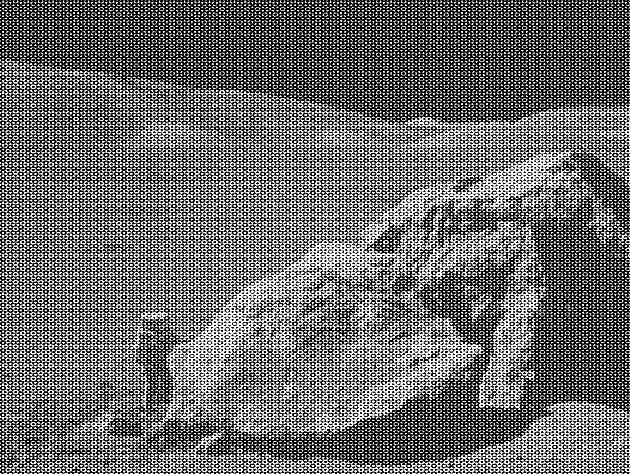
#> input picture images/moonlanding.png, 630 x 474 px, found by its file name
$ jupyter execute --allow-errors 09ex_numerical.ipynb   (shell and % lines are left out)
#> lines starting #> are read from the running program, lines starting #| are printed output that depends on the picture
1\. **2D minimization of a six-hump camelback function**

$$f(x,y) = \left(4-2.1x^2+\frac{x^4}{3} \right) x^2 +xy + (4y^2 -4)y^2$$

has multiple global and local minima.

- Find the global minima of this function
- How many global minima are there, and what is the function value at those points?
- What happens for an initial guess of $(x, y) = (0, 0)$?

Hints:

* Variables can be restricted to $-2 < x < 2$ and $-1 < y < 1$.
* Use `numpy.meshgrid()` and `pylab.imshow()` to find visually the regions.
* Use `scipy.optimize.minimize()`, optionally trying its optional arguments.

[cell 1]
import numpy as np
import matplotlib.pyplot as plt
from scipy import optimize
from pylab import *

## 1.
def f(U):
    return ((4-2.1*U[0]**2 + U[0]**4/3)*U[0]**2 + U[0]*U[1] + (4*U[1]**2-4)*U[1]**2)

x = np.linspace(-2, 2, 100)
y = np.linspace(-1, 1, 100)

X, Y = np.meshgrid(x, y)
Z = f([X,Y])
plt.figure()
plt.contourf(x, y, Z)
plt.title('Regions')
plt.xlabel('x')
plt.ylabel('y')
plt.colorbar()


#plot in 3D
plt.figure()
ax = plt.axes(projection='3d')

ax.view_init(50, 105)
ax.set_xlabel('x')
ax.set_ylabel('y')
ax.plot_surface(X, Y, Z, rstride=1, cstride=1, cmap='viridis', edgecolor='none')
ax.set_title('function');


print(f([0, -0.7]))
print(f([0, 0.7]))


# Initial guess:
x0 = [0, -0.7]

res = optimize.minimize(f, x0)
solution = res['x']
evaluation = f(solution)

print('Solution for x0 = [0, -0.7] : f(%s) = %.5f' % (solution, evaluation))


# Initial guess:
x1 = [0, 0.7]
res = optimize.minimize(f, x1)
sol_1 = res['x']
eval_1 = f(sol_1)
print('Solution for x1 = [0, 0.7]: f(%s) = %.5f' % (sol_1, eval_1))


## 3
x2 = [0, 0]
res = optimize.minimize(f, x2)
sol_2 = res['x']
eval_2 = f(sol_2)
print('Solution for x2 = [0, 0]: f(%s) = %.5f' % (sol_2, eval_2 ))
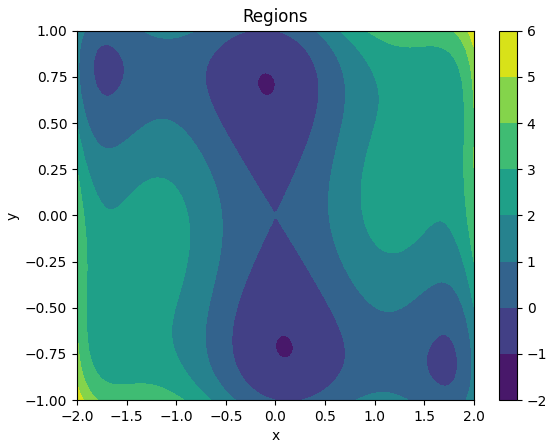
#> figure drawn by matplotlib, 2 panels
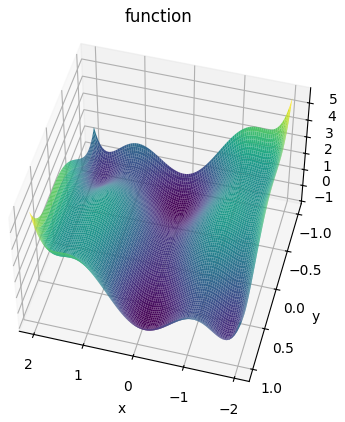
#> figure drawn by matplotlib, 1 panel

2\. **Non-linear ODE: the damped pendulum**

The equation of the motion that a pendulum makes with respect to the angle $\theta$ with the vertical is given by:

$$\frac{d^2\theta}{dt^2} = -\frac{1}{Q} \frac{d\theta}{dt} + \sin\theta + d \cos\Omega t$$

where $t$ is time, $Q$ is the damping factor, $d$ is the forcing amplitude, and $\Omega$ is the driving frequency of the forcing.

This second order ODE needs to be written as two coupled first order ODEs defining a new variable $\omega \equiv d\theta/dt$:

$$\frac{d\theta}{dt} = \omega$$
$$\frac{d\omega}{dt} = -\frac{1}{Q}\,\omega + \sin\theta + d \cos\Omega t$$

Consider the initial conditions $\theta_0 = \omega_0 = 0$, and $Q = 2.0$, $d = 1.5$, and $\omega = 0.65$.

 - Solve the ODE with `odeint` over a pariod of 200 time steps
 - Create two plots, one of $\theta$ as a function of the time, and $\omega$ as a function of the time
 - **Optional**: determine if there is a set of parameters for which the motion is chaotic.

[cell 2]
from scipy.integrate import odeint


Q=2
d=1.5
w=0.65
omega=5

def equations(X, t, Q,d,w,omega):
    return(X[1], -(1/Q)*X[1]+np.sin([0])+d*np.cos(omega*t))

t = np.linspace(0, 20, 200)
Xinit = (0, 0)
#> (the rest of this cell did not finish here and is left out)

3\. **FFT of a simple dataset**

Perform a periodicity analysis on the lynxs-hares population, i.e. determine what is the period of the population of these animals.

The dataset is the one dowloaded at the beginning of Lecture 06:

 - `!wget https://www.dropbox.com/s/ebe1cnyd2gm836a/populations.txt -P data/`

[cell 3]

from scipy import fftpack
import numpy as np

#> (the rest of this cell did not finish here and is left out)

4\. **FFT of an image**

Write a filter that removes the periodic noise from the `moonlanding.png` image by using a 2-dimensional FFT.

* Import the image as a 2D numpy array using `plt.imread("images/moonlanding.png")`. Examine the image with `plt.imshow()`, which is heavily contaminated with periodic noise.
* Check the documentation of the `scipy.fftpack` package, and find the method that performs a 2D FFT. Plot the spectrum (Fourier transform of) the image. **Hint**: use `LogNorm` to plot the colors in log scale:
```Python
from matplotlib.colors import LogNorm
plt.imshow(image, norm=LogNorm(vmin=5))
```
* Inspect the spectrum, and try to locate the regions of the power spectrum that contain the signal and those which contain the periodic noise. Use array slicing to set the noise regions to zero.
* Apply the inverse Fourier transform to plot the resulting image.

[cell 4]
from matplotlib.colors import LogNorm
from scipy import fftpack

image = plt.imread('moonlanding.png').astype(float)
#> image: shape (474, 630) float64; min 0, max 1, mean 0.424
plt.figure()
plt.imshow(image, plt.cm.gray)
plt.title('Original image')

image_fft = fftpack.fft2(image)

plt.figure()
plt.imshow(np.abs(image_fft), norm=LogNorm(vmin=5))
plt.colorbar()
plt.title('Fourier Transform Filter')

keep_fraction = 0.1
image_fft2 = image_fft.copy()
r, c = image_fft2.shape
#> r = 474; c = 630

image_fft2[int(r*keep_fraction):int(r*(1-keep_fraction))] = 0
image_fft2[:, int(c*keep_fraction):int(c*(1-keep_fraction))] = 0

plt.figure()
plt.imshow(np.abs(image_fft2), norm=LogNorm(vmin=5))
plt.colorbar()
plt.title('Filtered Spectrum')

image_new = fftpack.ifft2(image_fft2).real
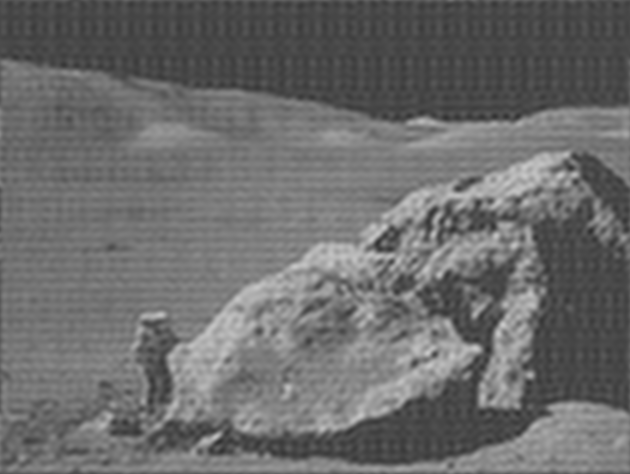
#> image_new: shape (474, 630) float64; min 0.184, max 0.791, mean 0.424

plt.figure()
plt.imshow(image_new, plt.cm.gray)
plt.title('Reconstructed Image')
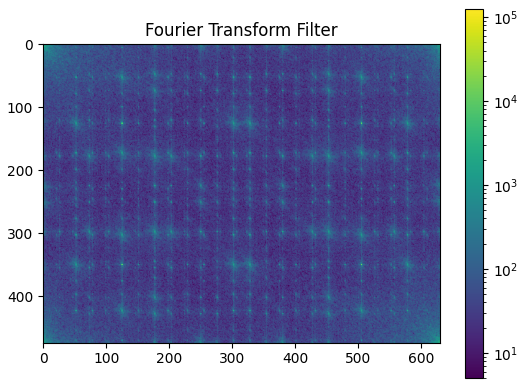
#> figure drawn by matplotlib, 2 panels
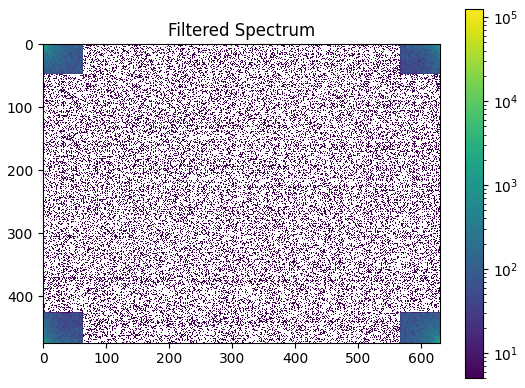
#> figure drawn by matplotlib, 2 panels
